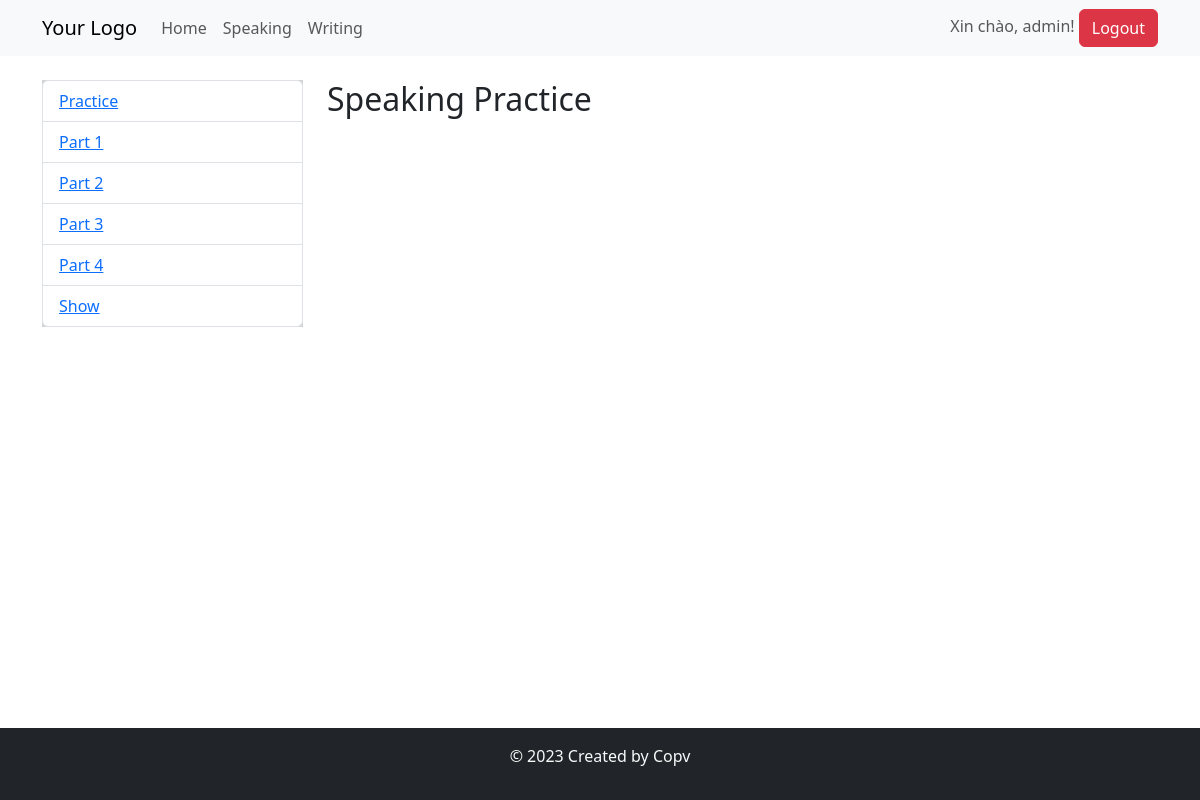
Before: /speaking/practice/ (signed in) with the older database file.
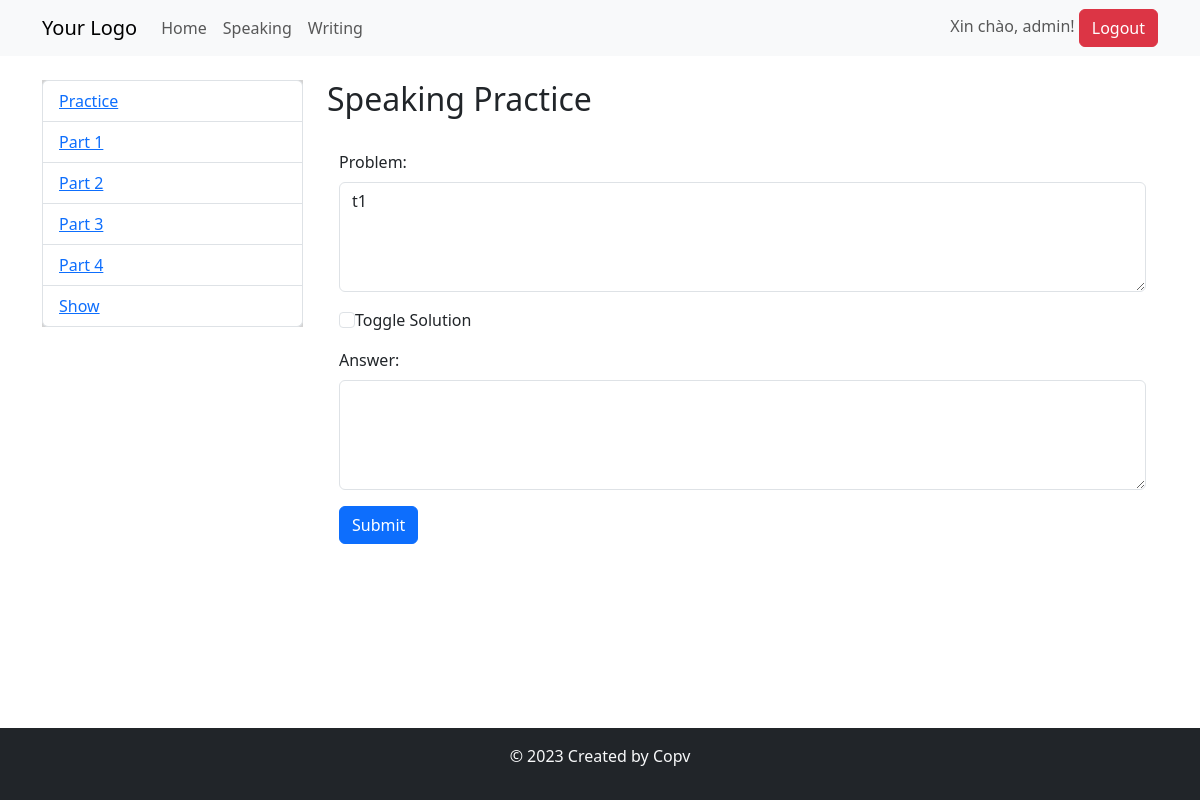
After: the same page with the newer database file.
### Core/models.py (models this page shows, shortened)
class Speaking(models.Model):
    STATUS_CHOICES = (
        (1, 'Part 1'),
        (2, 'Part 2'),
        (3, 'Part 3'),
        (4, 'Part 4'),
    )
    id = models.fields.IntegerField(primary_key=True, auto_created=True, unique=True)
    type = models.IntegerField(choices=STATUS_CHOICES)
    problem = models.TextField(blank=False, default="")
    solution = models.TextField(blank=False, default="")
    count = models.IntegerField(default=0)
    user = models.ForeignKey(User, on_delete=models.CASCADE, default=1)

### Core/views.py (the view, shortened to what this page needs)
# urls.py: path('speaking/practice/', Speaking_practice.as_view(), name='speaking_practice'),
class Speaking_practice(View):
    def get(self, request):
        speakings = Speaking.objects.filter(user=request.user.id).order_by('count')
        return render(request, 'Core/speaking_practice.html', context={'speakings':speakings})

### templates/Core/speaking_practice.html (shortened to what this page needs)
{% extends "Core/base.html" %}
{% block body %}
    <div class="row">
        <div class="col-md-3">
            <div style="background-color: lightgray;">
                <ul class="list-group">
                    <li class="list-group-item"><a href="{% url "Core:speaking" %}practice">Practice</a></li>
                    <li class="list-group-item"><a href="{% url "Core:speaking" %}1">Part 1</a></li>
                    <li class="list-group-item"><a href="{% url "Core:speaking" %}2">Part 2</a></li>
                    <li class="list-group-item"><a href="{% url "Core:speaking" %}3">Part 3</a></li>
                    <li class="list-group-item"><a href="{% url "Core:speaking" %}4">Part 4</a></li>
                    <li class="list-group-item"><a href="{% url "Core:speaking" %}practice/all">Show</a></li>
                </ul>
            </div>
        </div>
        <div class="col-md-9">
            <h2>Speaking Practice</h2>
            <ul class="list-group">
                {% for speaking in speakings %}
                    <form id="contentForm" method="post" action="" class="container mt-4">
                        <div class="mb-3">
                            <label for="problem" class="form-label">Problem:</label>
                            <textarea id="problem" class="form-control" rows="4" required
                                      readonly>{{ speaking.problem }}</textarea>
                        </div>
                        <div class="mb-3">
                            <label class="form-check-label">
                                <input type="checkbox" class="form-check-input toggleButton">Toggle Solution
                            </label>
                        </div>
                        <div class="mb-3">
                            <label for="solution" class="form-label">Answer:</label>
                            <textarea id="solution" name="solution" class="form-control" rows="4" required></textarea>
                        </div>
                        <button type="submit" class="btn btn-primary">Submit</button>
                    </form>
                {% endfor %}
            </ul>
        </div>
    </div>
{% endblock %}

Changed rows visible on the page:
added Speaking: problem "t1"
